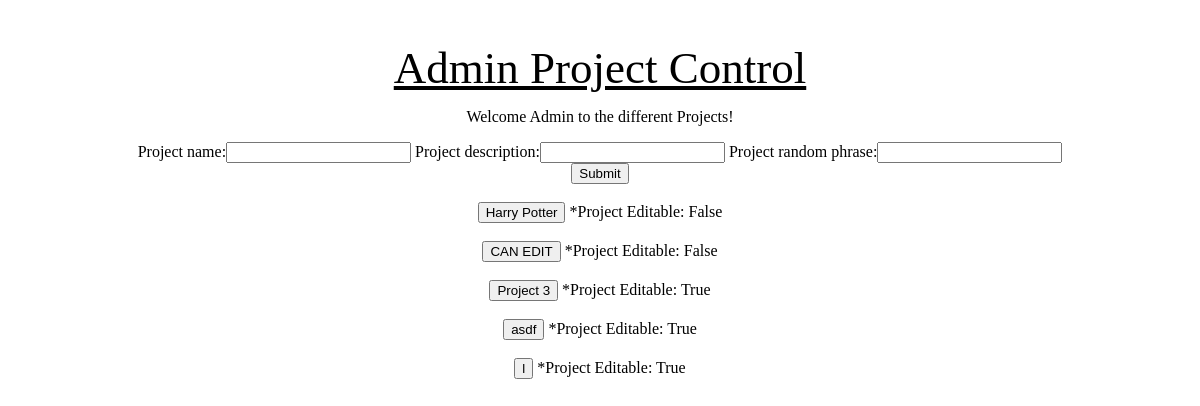
Before: /quest/admin_project_page with the older database file.
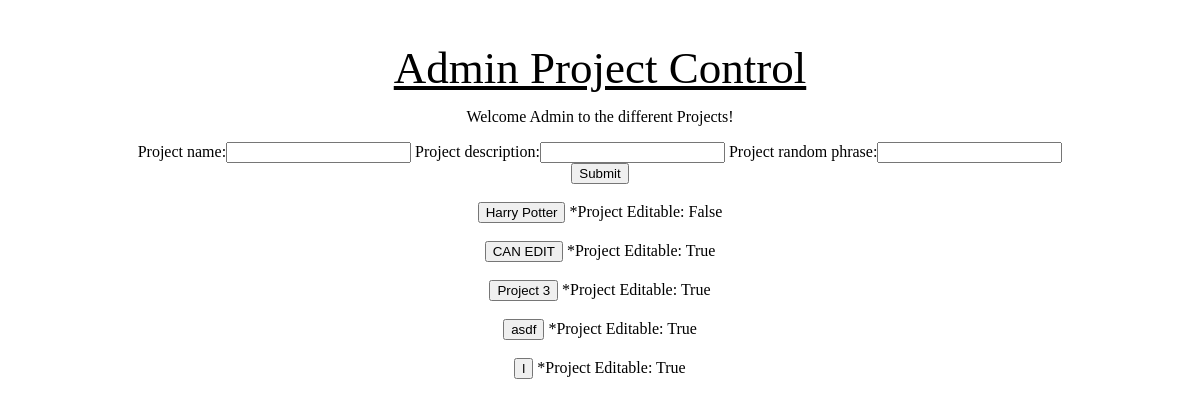
After: the same page with the newer database file.
### quest_extension/models.py (models this page shows)
class Project(models.Model):
    project_name = models.CharField(max_length=1000)
    project_description = models.CharField(max_length=1000)
    project_random_phrase = models.CharField(max_length = 255)
    project_editable = models.BooleanField()

### quest_extension/views.py (the view)
# urls.py: path('admin_project_page', views.get_admin_project_page),
def get_admin_project_page(request):
    project_form = ProjectForm()
    list_of_projects = Project.objects.all()
    context = {'project_form': project_form, 'list_of_projects': list_of_projects}
    return render(request, 'quest_extension/admin_project_page.html', context)

### quest_extension/forms.py
class ProjectForm(forms.ModelForm):
    class Meta:
        model = models.Project
        fields = ['project_name', 'project_description', 'project_random_phrase']

### quest_extension/templates/quest_extension/admin_project_page.html (shortened to what this page needs)
{% load static %}
<!DOCTYPE html>
<html lang="en">
    <head>
    <link rel="stylesheet" type="text/css" href="{% static 'quest_extension/admin_project_page_style.css' %}">
    </head>
    <body>
	<h1>Admin Project Control</h1>
	<p>Welcome Admin to the different Projects!</p>
    <div id= 'container'>
    <form method='POST' id="test" action = "/quest/add_new_project">
    {{ project_form }}
    <br>
    <button type = "submit">Submit </button>
    </form>
    {% for project in list_of_projects %}
    <br>
    {% if project.project_editable %}
    <form method='GET' action='/quest/admin_home_editable/{{project.id}}'>
        <button type='submit'>{{project.project_name}}</button>
        *Project Editable: {{ project.project_editable }}
    </form>
    {% else %}
     <form method='GET' action='/quest/admin_home_view_only/{{project.id}}'>
        <button type='submit'>{{project.project_name}}</button>
        *Project Editable: {{ project.project_editable }}
    </form>
    {% endif %}
    {% endfor %}
    <br>
    <br>
    </body>
</html>

Changed rows visible on the page:
changed Project "CAN EDIT": project_editable "False" → "True"
